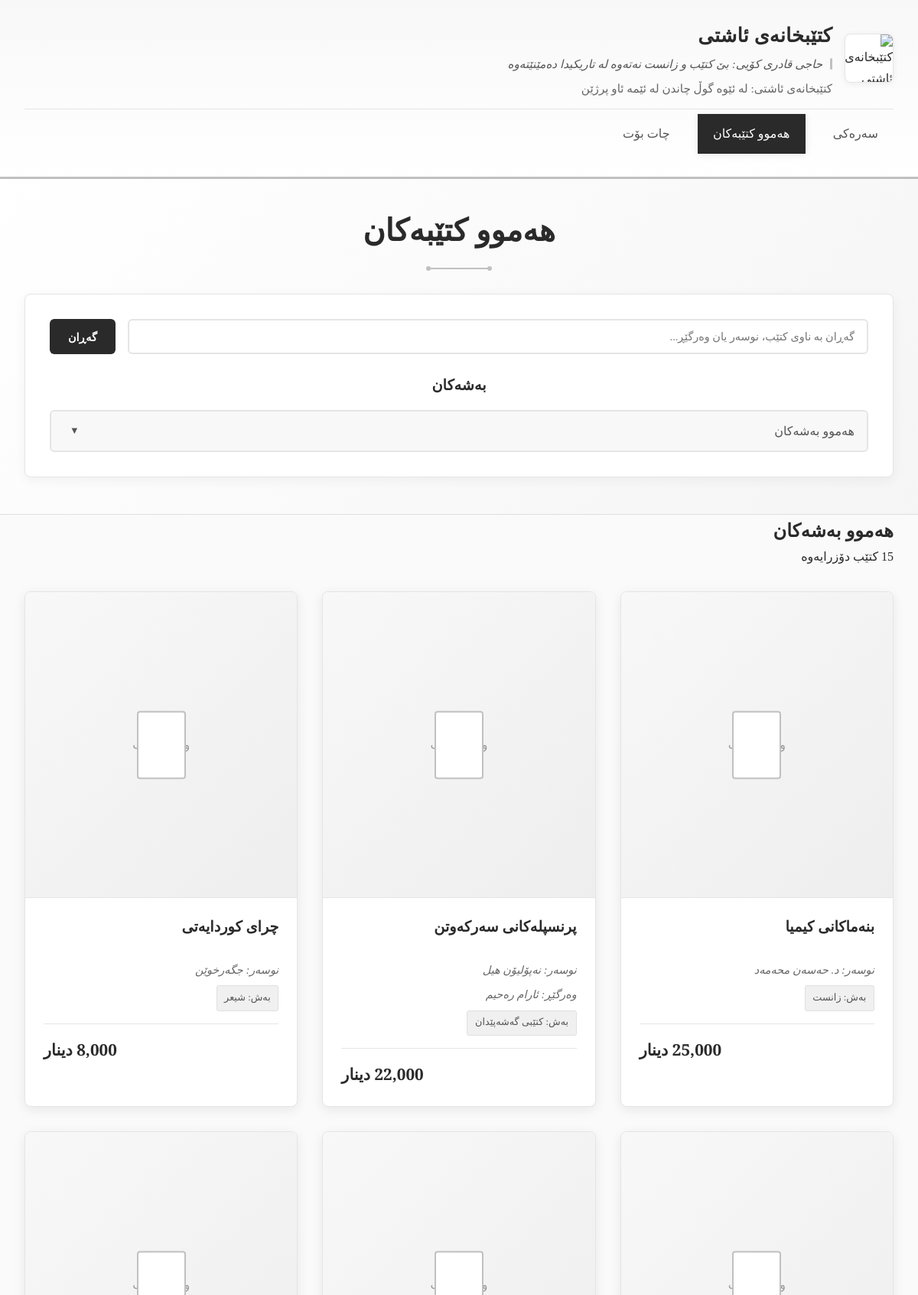
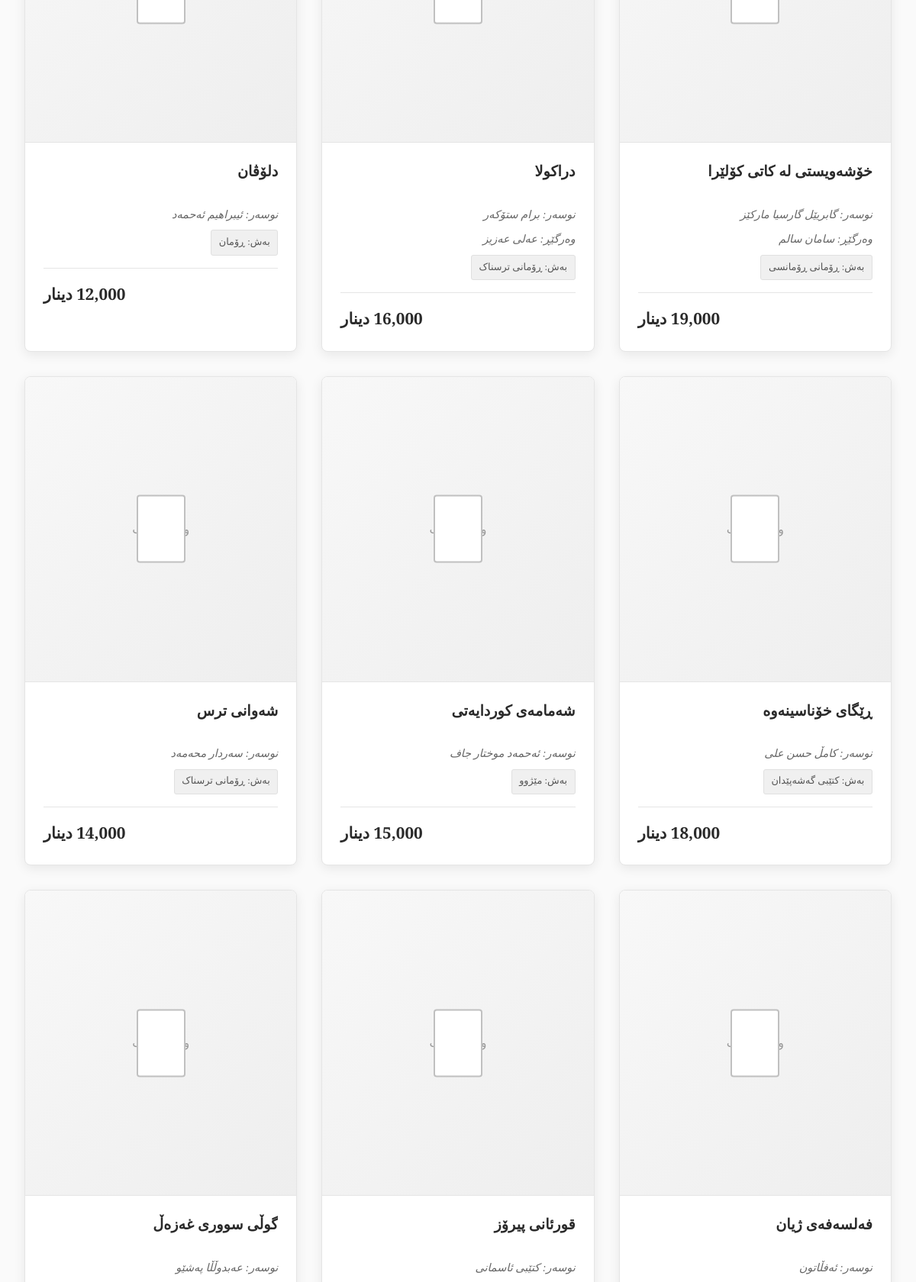
Page /allbooks.php (upper part) on the committed database (2 pictures, top to bottom).
### tables this page shows
CREATE TABLE books (
    book_id INT AUTO_INCREMENT,
    book_title VARCHAR(255) NOT NULL,
    author VARCHAR(255) NOT NULL,
    translator VARCHAR(255) NULL,
    genre VARCHAR(100) NOT NULL,
    category_id INT,
    price DECIMAL(10,2) NOT NULL,
    book_image VARCHAR(255) DEFAULT 'default_book.jpg',
    description TEXT,
    is_featured BOOLEAN DEFAULT FALSE,
    is_bestseller BOOLEAN DEFAULT FALSE,
    view_count INT DEFAULT 0,
    created_date TIMESTAMP DEFAULT CURRENT_TIMESTAMP,
    PRIMARY KEY (book_id),
    KEY category_key (category_id)
);

CREATE TABLE categories (
    category_id INT AUTO_INCREMENT,
    category_name VARCHAR(100) NOT NULL,
    category_description TEXT,
    created_date TIMESTAMP DEFAULT CURRENT_TIMESTAMP,
    PRIMARY KEY (category_id)
);

### allbooks.php (the view, shortened to what this page needs)
<?php
require_once 'config.php';
$selected_category = isset($_GET['category']) ? (int)$_GET['category'] : 1;
$search_query = isset($_GET['search']) ? trim($_GET['search']) : '';
$sql = "SELECT b.*, c.category_name
        FROM books b
        INNER JOIN categories c ON b.category_id = c.category_id
        WHERE 1=1";
$params = [];
$sql .= " ORDER BY b.book_title";
$stmt = $conn->prepare($sql);
$stmt->execute($params);
$books = $stmt->fetchAll(PDO::FETCH_ASSOC);
?>
<!DOCTYPE html>
<html lang="ku" dir="rtl">
<head>
</head>
<body>
    <header class="header">
        <div class="header-wrap">
            <div class="header-top">
                <a href="index.php" class="brand" aria-label="گەڕانەوە بۆ سەرەکی">
                    <div class="brand-logo"><img src="WhatsApp Image 2025-10-02 at 13.33.18_2208eaf2.jpg" alt="کتێبخانەی ئاشتی"></div>
                    <div class="brand-text">
                        <h1 class="brand-title">کتێبخانەی ئاشتی</h1>
                        <div class="brand-quote">حاجی قادری کۆیی: بێ کتێب و زانست نەتەوە لە تاریکیدا دەمێنێتەوە</div>
                        <div class="brand-slogan">کتێبخانەی ئاشتی: لە ئێوە گوڵ چاندن لە ئێمە ئاو پرژێن</div>
                    </div>
                </a>
            </div>
            <div class="header-bottom">
                <nav class="nav-menu">
                    <a href="index.php" class="nav-link">سەرەکی</a>
                    <a href="allbooks.php" class="nav-link active">هەموو کتێبەکان</a>
                    <a href="chatbot.php" class="nav-link">چات بۆت</a>
                </nav>
            </div>
        </div>
    </header>
    <section class="hero-section">
        <div class="container">
            <div class="hero-content">
                <h1 class="hero-title">هەموو کتێبەکان</h1>
                <div class="decorative-border"></div>
            </div>
            <div class="search-filter-section">
                <div class="search-filter-content">
                    <form method="GET" class="search-form">
                        <input type="text"
                               name="search"
                               class="search-input"
                               placeholder="گەڕان بە ناوی کتێب، نوسەر یان وەرگێڕ..."
                               value="<?php echo htmlspecialchars($search_query); ?>">
                        <button type="submit" class="search-btn">گەڕان</button>
                    </form>
                    <div class="categories-section">
                        <h3 class="categories-title">بەشەکان</h3>
                        <div class="dropdown-container">
                            <button class="dropdown-toggle" id="categoryDropdown" type="button">
                                <span id="selectedCategory">
                                    <?php
                                    if($selected_category == 1) {
                                        echo "هەموو بەشەکان";
                                    }
                                    ?>
                                </span>
                                <span class="dropdown-arrow">▼</span>
                            </button>
                        </div>
                    </div>
                </div>
            </div>
        </div>
    </section>
    <section class="books-section">
        <div class="container">
            <div class="section-header">
                <h2 class="section-title">
                    <?php
                    if($selected_category == 1) {
                        echo "هەموو بەشەکان";
                    }
                    ?>
                </h2>
                <p class="section-subtitle">
                    <?php echo count($books); ?> کتێب دۆزرایەوە
                </p>
            </div>
            <?php if(count($books) > 0): ?>
            <div class="books-grid">
                <?php foreach($books as $book): ?>
                <div class="book-card" onclick="showBookDetails(<?php echo $book['book_id']; ?>)">
                    <div class="book-image">
                        <?php if($book['book_image'] && $book['book_image'] != 'default_book.jpg'): ?>
                            <img src="images/<?php echo $book['book_image']; ?>" alt="<?php echo $book['book_title']; ?>">
                        <?php else: ?>
                            <span>وێنەی کتێب</span>
                        <?php endif; ?>
                    </div>
                    <div class="book-info">
                        <h3 class="book-title"><?php echo $book['book_title']; ?></h3>
                        <div class="book-author">نوسەر: <?php echo isset($book['author']) ? $book['author'] : 'نەناسراو'; ?></div>
                        <?php if(isset($book['translator']) && $book['translator']): ?>
                        <div class="book-author">وەرگێڕ: <?php echo $book['translator']; ?></div>
                        <?php endif; ?>
                        <span class="book-genre">بەش: <?php echo $book['category_name']; ?></span>
                        <div class="book-price"><?php echo number_format($book['price']); ?> دینار</div>
                    </div>
                </div>
                <?php endforeach; ?>
            </div>
            <?php endif; ?>
        </div>
    </section>
</head>
<body>
</body>
</html>

### rows in the picture
books: book_image "وێنەی کتێب", book_title "بنەماکانی کیمیا", author "د. حەسەن محەمەد", category.category_name "زانست"
books: book_image "وێنەی کتێب", book_title "پرنسپلەکانی سەرکەوتن", author "نەپۆلیۆن هیل", translator "ئارام رەحیم", category.category_name "کتێبی گەشەپێدان"
books: book_image "وێنەی کتێب", book_title "چرای کوردایەتی", author "جگەرخوێن", category.category_name "شیعر", price "8,000"
books: book_image "وێنەی کتێب", book_title "خۆشەویستی لە کاتی کۆلێرا", author "گابریێل گارسیا مارکێز", translator "سامان سالم", category.category_name "ڕۆمانی ڕۆمانسی"
books: book_image "وێنەی کتێب", book_title "دراکولا", author "برام ستۆکەر", translator "عەلی عەزیز", category.category_name "ڕۆمانی ترسناک"
books: book_image "وێنەی کتێب", book_title "دلۆڤان", author "ئیبراهیم ئەحمەد", category.category_name "ڕۆمان", price "12,000"
books: book_image "وێنەی کتێب", book_title "ڕێگای خۆناسینەوە", author "کامڵ حسن علی", category.category_name "کتێبی گەشەپێدان"
books: book_image "وێنەی کتێب", book_title "شەمامەی کوردایەتی", author "ئەحمەد موختار جاف", category.category_name "مێژوو"
books: book_image "وێنەی کتێب", book_title "شەوانی ترس", author "سەردار محەمەد", category.category_name "ڕۆمانی ترسناک", price "14,000"
books: book_image "وێنەی کتێب", book_title "فەلسەفەی ژیان", author "ئەفڵاتون"
books: book_image "وێنەی کتێب", book_title "قورئانی پیرۆز", author "کتێبی ئاسمانی"
books: book_image "وێنەی کتێب", book_title "گوڵی سووری غەزەڵ", author "عەبدوڵڵا پەشێو"

### other values in the picture
count($books) "15"
